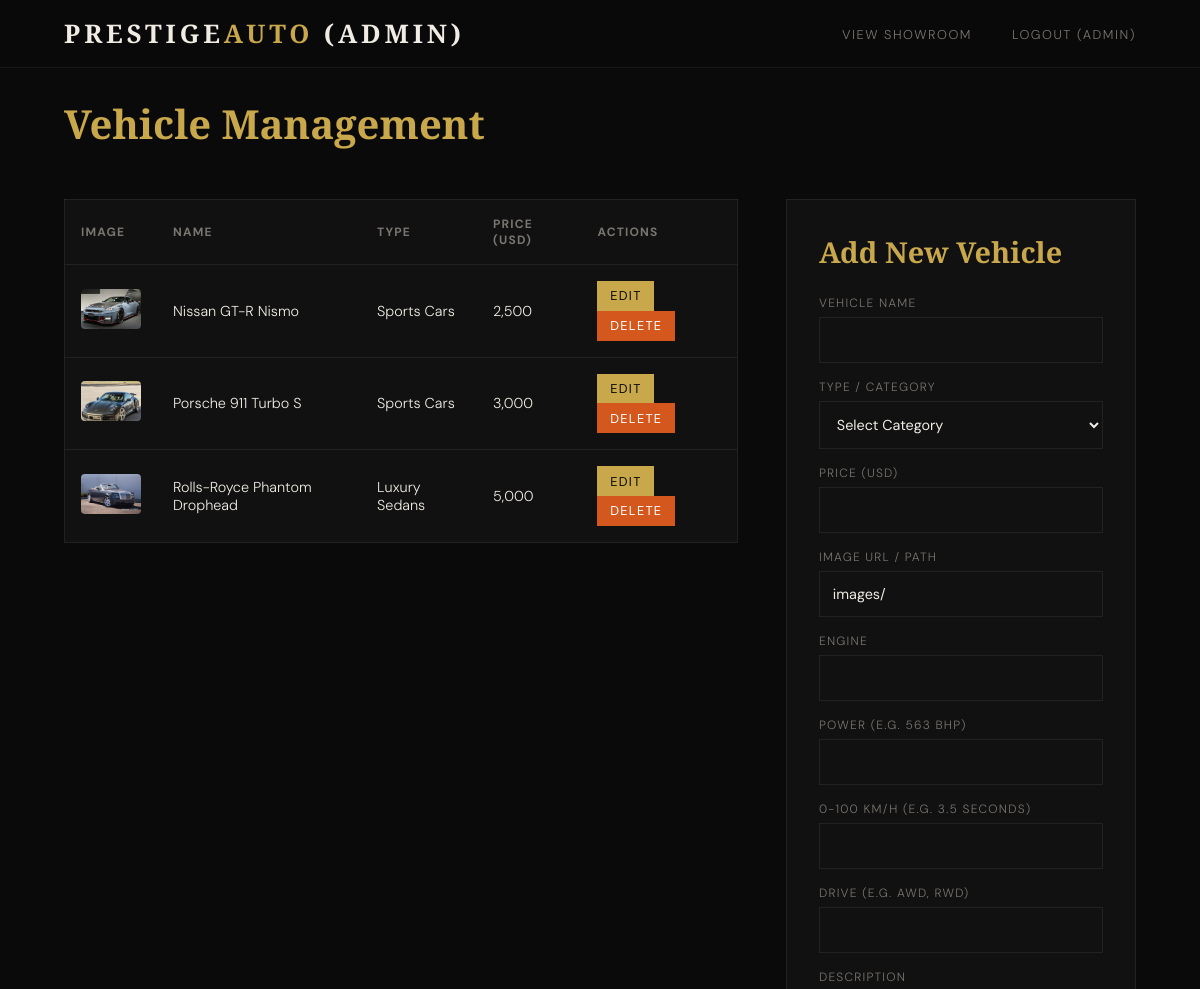
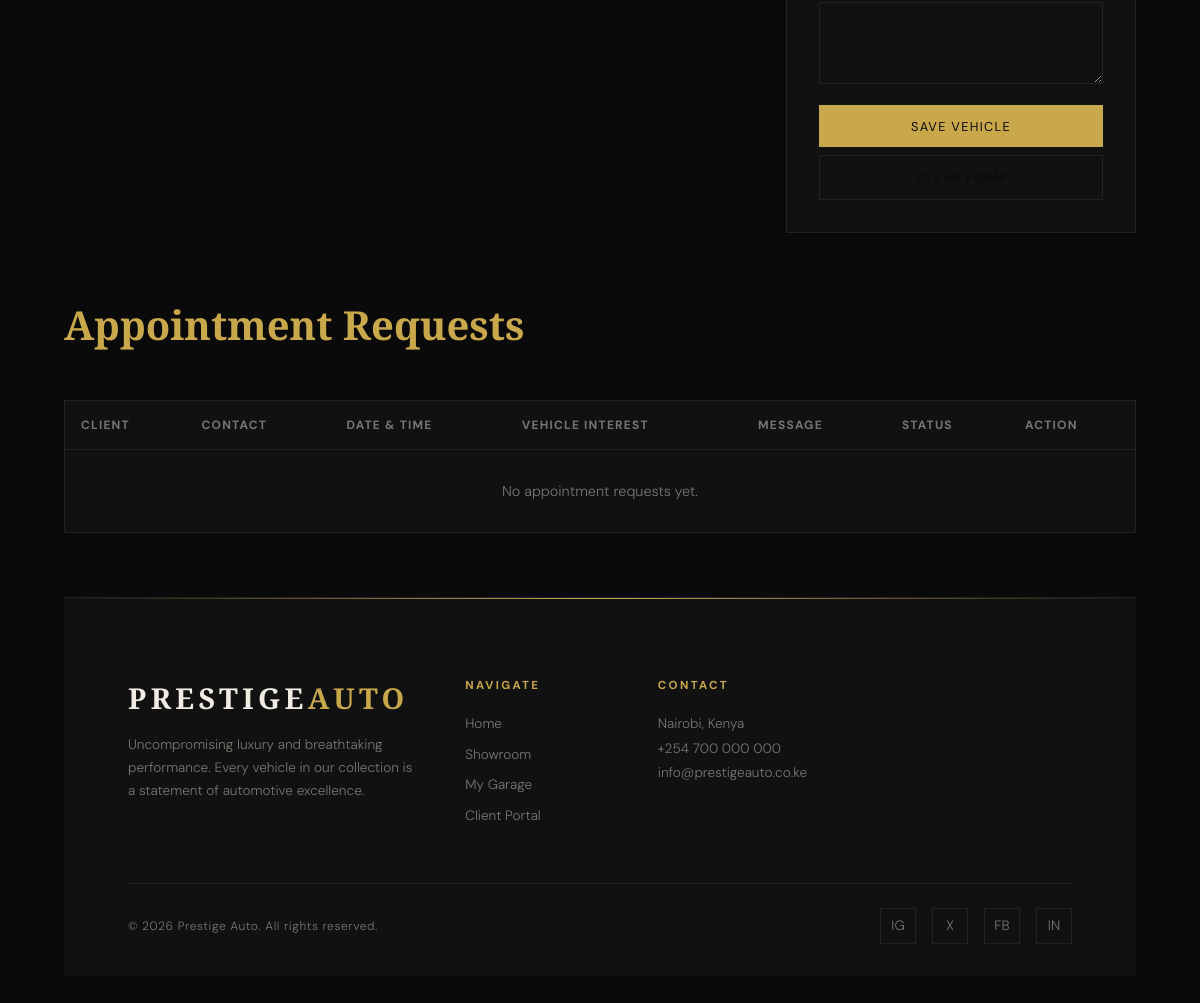
/frontend/admin.php (signed in), run on the app's committed database (2 pictures, top to bottom).
### tables this page shows
CREATE TABLE IF NOT EXISTS vehicles (
    id INT AUTO_INCREMENT PRIMARY KEY,
    name VARCHAR(100) NOT NULL,
    type VARCHAR(50) NOT NULL,
    price DECIMAL(15, 2) NOT NULL,
    image_url VARCHAR(255) NOT NULL,
    description TEXT,
    engine VARCHAR(100),
    power VARCHAR(50),
    acceleration VARCHAR(50),
    drive VARCHAR(50),
    created_at TIMESTAMP DEFAULT CURRENT_TIMESTAMP
);

### frontend/admin.php (the view, shortened to what this page needs)
<?php
require '../backend/db.php';
$stmt = $pdo->query("SELECT * FROM vehicles ORDER BY id DESC");
$vehicles = $stmt->fetchAll(PDO::FETCH_ASSOC);
try {
    $appt_stmt = $pdo->query("SELECT a.*, u.username FROM appointments a LEFT JOIN users u ON a.user_id = u.id ORDER BY a.created_at DESC");
    $appointments = $appt_stmt->fetchAll(PDO::FETCH_ASSOC);
} catch (PDOException $e) {
    $appointments = [];
}
?>
<!DOCTYPE html>
<html lang="en">
<head>
    <link rel="stylesheet" href="proj.css">
</head>
<body>
    <nav id="mainNav" class="scrolled">
        <a class="nav-logo" href="index.php">PRESTIGE<span>AUTO</span> (ADMIN)</a>
        <ul class="nav-links">
            <li><a href="index.php">View Showroom</a></li>
            <li><a href="../backend/logout.php">Logout (<?= htmlspecialchars($_SESSION['username']) ?>)</a></li>
        </ul>
    </nav>
    <div class="admin-header">
        <h1 class="admin-title">Vehicle Management</h1>
    </div>
    <div class="admin-grid">
        <div>
            <table>
                <thead>
                    <tr>
                        <th>Image</th>
                        <th>Name</th>
                        <th>Type</th>
                        <th>Price (USD)</th>
                        <th>Actions</th>
                    </tr>
                </thead>
                <tbody>
                    <?php foreach ($vehicles as $v): ?>
                    <tr>
                        <td><img src="<?= htmlspecialchars($v['image_url']) ?>" alt="Car"></td>
                        <td><?= htmlspecialchars($v['name']) ?></td>
                        <td><?= htmlspecialchars($v['type']) ?></td>
                        <td><?= number_format($v['price'], 0) ?></td>
                        <td>
                            <button class="btn" style="padding: 0.4rem 0.8rem" onclick='editVehicle(<?= json_encode($v) ?>)'>Edit</button>
                            <form method="POST" style="display:inline;">
                                <button type="submit" class="btn btn-danger" style="padding: 0.4rem 0.8rem" onclick="return confirm('Are you sure you want to delete this vehicle?');">Delete</button>
                            </form>
                        </td>
                    </tr>
                    <?php endforeach; ?>
                </tbody>
            </table>
        </div>
        <div>
            <div class="form-panel">
                <h3 id="formTitle" style="font-family: 'Cormorant Garamond', serif; font-size: 1.8rem; color: var(--gold); margin-bottom: 1.5rem;">Add New Vehicle</h3>
                <form method="POST" id="vehicleForm">
                    <div class="form-group">
                        <label>Vehicle Name</label>
                        <input type="text" name="name" id="f_name" class="form-control" required>
                    </div>
                    <div class="form-group">
                        <label>Type / Category</label>
                        <select name="type" id="f_type" class="form-control" required>
                            <option value="">Select Category</option>
                        </select>
                    </div>
                    <div class="form-group">
                        <label>Price (USD)</label>
                        <input type="number" name="price" id="f_price" class="form-control" step="0.01" required>
                    </div>
                    <div class="form-group">
                        <label>Image URL / Path</label>
                        <input type="text" name="image_url" id="f_image" class="form-control" value="images/" required>
                    </div>
                    <div class="form-group">
                        <label>Engine</label>
                        <input type="text" name="engine" id="f_engine" class="form-control">
                    </div>
                    <div class="form-group">
                        <label>Power (e.g. 563 bhp)</label>
                        <input type="text" name="power" id="f_power" class="form-control">
                    </div>
                    <div class="form-group">
                        <label>0-100 km/h (e.g. 3.5 seconds)</label>
                        <input type="text" name="acceleration" id="f_accel" class="form-control">
                    </div>
                    <div class="form-group">
                        <label>Drive (e.g. AWD, RWD)</label>
                        <input type="text" name="drive" id="f_drive" class="form-control">
                    </div>
                    <div class="form-group">
                        <label>Description</label>
                        <textarea name="description" id="f_desc" class="form-control" rows="3"></textarea>
                    </div>
                    <button type="submit" class="btn" style="width: 100%">Save Vehicle</button>
                    <button type="button" class="btn" style="width: 100%; margin-top: 0.5rem; background: transparent; border: 1px solid var(--border);" onclick="resetForm()">Clear Form</button>
                </form>
            </div>
        </div>
    </div>
    <div class="appt-section-admin">
        <div class="admin-header">
            <h1 class="admin-title">
                Appointment Requests
            </h1>
        </div>
        <table>
            <thead>
                <tr>
                    <th>Client</th>
                    <th>Contact</th>
                    <th>Date & Time</th>
                    <th>Vehicle Interest</th>
                    <th>Message</th>
                    <th>Status</th>
                    <th>Action</th>
                </tr>
            </thead>
            <tbody>
                <?php if (count($appointments) === 0): ?>
                <tr><td colspan="7" style="color: var(--muted); text-align: center; padding: 2rem;">No appointment requests yet.</td></tr>
                <?php endif; ?>
            </tbody>
        </table>
    </div>
    <footer class="site-footer" style="margin-top: 4rem;">
        <div class="footer-content">
            <div class="footer-brand">
                <a class="nav-logo" href="index.php">PRESTIGE<span>AUTO</span></a>
                <p>Uncompromising luxury and breathtaking performance. Every vehicle in our collection is a statement of automotive excellence.</p>
            </div>
            <div class="footer-col">
                <h4>Navigate</h4>
                <ul>
                    <li><a href="index.php">Home</a></li>
                    <li><a href="inventory.php">Showroom</a></li>
                    <li><a href="garage.php">My Garage</a></li>
                    <li><a href="login.php">Client Portal</a></li>
                </ul>
            </div>
            <div class="footer-col">
                <h4>Contact</h4>
                <p>Nairobi, Kenya<br>+254 700 000 000<br>info@prestigeauto.co.ke</p>
            </div>
        </div>
        <div class="footer-bottom">
            <p>&copy; 2026 Prestige Auto. All rights reserved.</p>
            <div class="footer-socials">
                <a href="#" title="Instagram">IG</a>
                <a href="#" title="Twitter">X</a>
                <a href="#" title="Facebook">FB</a>
                <a href="#" title="LinkedIn">IN</a>
            </div>
        </div>
    </footer>
</body>
</html>

### frontend/proj.css (style rules this page uses)
*, *::before, *::after { box-sizing: border-box; margin: 0; padding: 0; }
:root { --bg: #0a0a0a; --surface: #111111; --surface2: #181818; --border: rgba(255, 255, 255, 0.07); --text: #f0ece4; --muted: #7a7570; --gold: #c9a84c; --gold-light: #e8c97a; --accent: #d4571e; --white: #ffffff; }
html { scroll-behavior: smooth; }
body { background: var(--bg); color: var(--text); font-family: 'DM Sans', sans-serif; font-weight: 300; overflow-x: hidden; }
nav { position: fixed; top: 0; left: 0; right: 0; z-index: 1000; display: flex; align-items: center; justify-content: space-between; padding: 1.5rem 4rem; transition: all 0.5s ease; }
nav.scrolled { background: rgba(10, 10, 10, 0.92); backdrop-filter: blur(20px); padding: 1rem 4rem; border-bottom: 1px solid var(--border); }
.nav-logo { font-family: 'Cormorant Garamond', serif; font-size: 1.6rem; font-weight: 600; letter-spacing: 0.15em; color: var(--text); text-decoration: none; }
.nav-logo span { color: var(--gold); }
.nav-links { display: flex; align-items: center; gap: 2.5rem; list-style: none; }
.nav-links a { color: var(--muted); text-decoration: none; font-size: 0.8rem; letter-spacing: 0.12em; text-transform: uppercase; transition: color 0.3s; }
.site-footer { border-top: 1px solid var(--border); background: var(--surface); padding: 5rem 4rem 2rem; position: relative; overflow: hidden; }
.site-footer::before { content: ''; position: absolute; top: 0; left: 0; right: 0; height: 1px; background: linear-gradient(90deg, transparent, var(--gold), transparent); }
.footer-content { display: grid; grid-template-columns: 2fr 1fr 1fr 1.5fr; gap: 3rem; margin-bottom: 3rem; }
.footer-brand .nav-logo { font-size: 1.8rem; margin-bottom: 1rem; display: inline-block; }
.footer-brand p { color: var(--muted); font-size: 0.85rem; line-height: 1.7; max-width: 300px; }
.footer-col h4 { font-family: 'DM Sans', sans-serif; font-size: 0.72rem; letter-spacing: 0.2em; text-transform: uppercase; color: var(--gold); margin-bottom: 1.2rem; }
.footer-col ul { list-style: none; }
.footer-col ul li { margin-bottom: 0.6rem; }
.footer-col ul li a { color: var(--muted); text-decoration: none; font-size: 0.85rem; transition: color 0.3s; }
.footer-col p { color: var(--muted); font-size: 0.85rem; line-height: 1.8; }
.footer-bottom { border-top: 1px solid var(--border); padding-top: 1.5rem; display: flex; justify-content: space-between; align-items: center; }
.footer-bottom p { color: var(--muted); font-size: 0.75rem; letter-spacing: 0.05em; }
.footer-socials { display: flex; gap: 1rem; }
.footer-socials a { width: 36px; height: 36px; border: 1px solid var(--border); display: flex; align-items: center; justify-content: center; color: var(--muted); text-decoration: none; font-size: 0.85rem; transition: all 0.3s; }

### frontend/admin.php (style rules this page uses)
body { background: var(--bg); padding: 6rem 4rem; overflow-y: auto; }
.admin-header { display: flex; justify-content: space-between; align-items: center; margin-bottom: 3rem; }
.admin-title { font-family: 'Cormorant Garamond', serif; font-size: 2.5rem; color: var(--gold); }
.btn { padding: 0.8rem 1.5rem; background: var(--gold); color: var(--bg); border: none; font-family: 'DM Sans', sans-serif; cursor: pointer; text-transform: uppercase; font-size: 0.8rem; letter-spacing: 0.1em; text-decoration: none; display: inline-block; }
.btn-danger { background: #d4571e; color: white; }
.admin-grid { display: grid; grid-template-columns: 1fr 350px; gap: 3rem; }
table { width: 100%; border-collapse: collapse; background: var(--surface); border: 1px solid var(--border); }
th, td { padding: 1rem; text-align: left; border-bottom: 1px solid var(--border); font-size: 0.9rem; }
th { color: var(--muted); text-transform: uppercase; letter-spacing: 0.1em; font-size: 0.75rem; }
td img { width: 60px; height: 40px; object-fit: cover; border-radius: 4px; }
.form-panel { background: var(--surface); padding: 2rem; border: 1px solid var(--border); position: sticky; top: 6rem; }
.form-group { margin-bottom: 1rem; }
.form-group label { display: block; margin-bottom: 0.4rem; font-size: 0.75rem; color: var(--muted); text-transform: uppercase; letter-spacing: 0.1em; }
.form-control { width: 100%; background: transparent; border: 1px solid var(--border); color: var(--text); padding: 0.8rem; font-family: 'DM Sans', sans-serif; font-size: 0.9rem; }
.appt-section-admin { margin-top: 4rem; }
.appt-section-admin .admin-title { display: flex; align-items: center; gap: 1rem; }

### data on the page
vehicles: image_url (picture), name "Nissan GT-R Nismo", type "Sports Cars", price "2,500"
vehicles: image_url (picture), name "Porsche 911 Turbo S", type "Sports Cars", price "3,000"
vehicles: image_url (picture), name "Rolls-Royce Phantom Drophead", type "Luxury Sedans", price "5,000"

### other printed values
$_SESSION['username'] "ADMIN"
